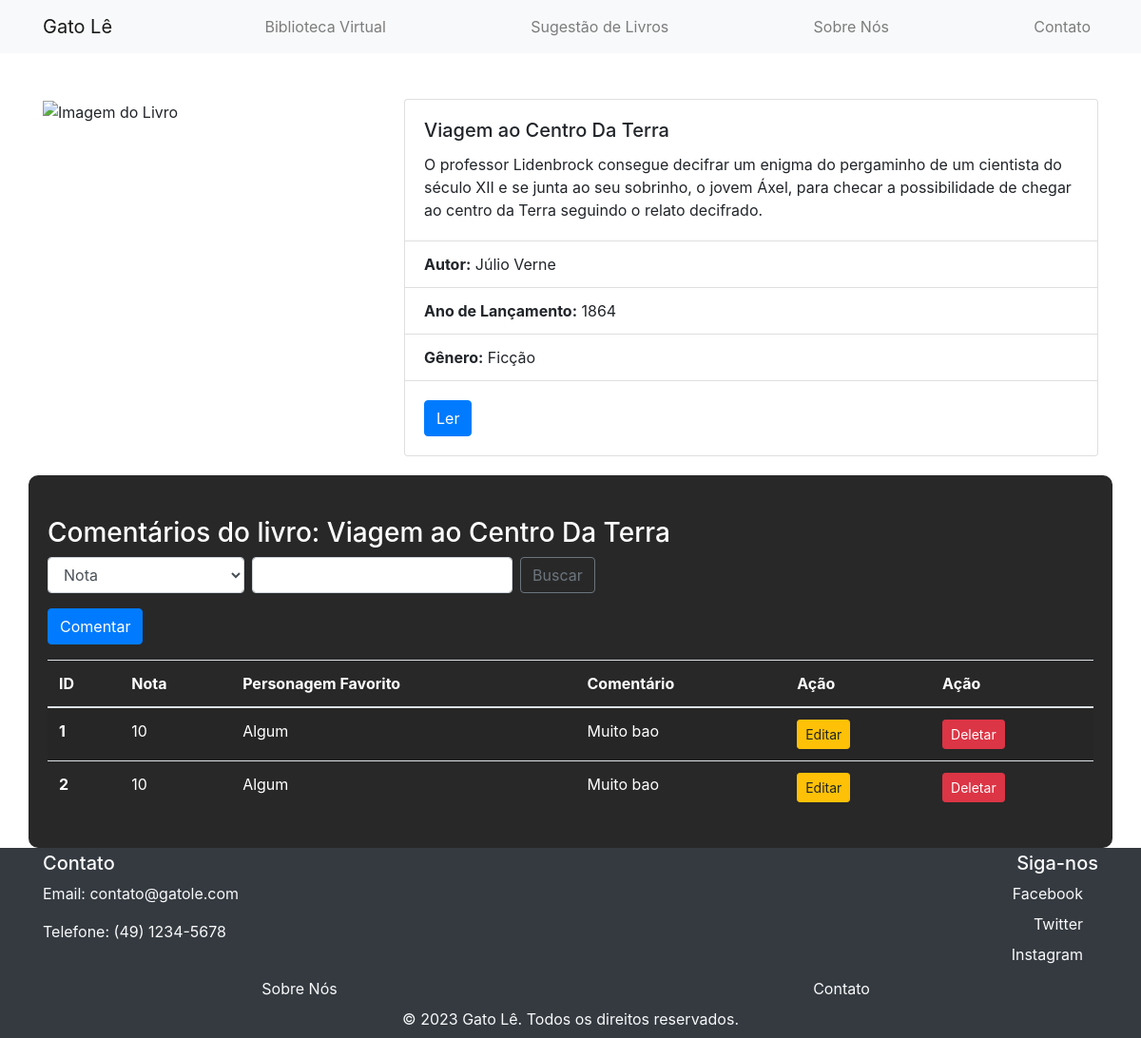
Screenshot of /paginas/2terraLIST.php with the database file from the repository.
### tables this page shows
CREATE TABLE `comentarioterra` (
  `id` int(11) NOT NULL,
  `nota` int(11) DEFAULT NULL,
  `personagem` varchar(255) DEFAULT NULL,
  `coment` text DEFAULT NULL
);

### model/db.class.php (called while the page is built, shortened)
<?php
class DB{
    public function conn(){
        $host = "localhost";
        $dbname = "bancodoprofe";
        $user = "root";
        $password = "";
        try {
            $conn = new PDO(
                "mysql:host=$host;dbname=$dbname",
                $user,
                $password,
                [
                    PDO::ATTR_ERRMODE,
                    PDO::ERRMODE_EXCEPTION,
                    PDO::MYSQL_ATTR_INIT_COMMAND => "SET NAMES utf8"
                ]
            );
            return $conn;
        } catch (PDOException $e) {
            echo "Connection failed: " . $e->getMessage();
        }
    }
    public function select($nome_tabela){
        $conn = $this->conn();
        $sql = "SELECT * FROM $nome_tabela";
        $st = $conn->prepare($sql);
        $st->execute();
        return $st->fetchAll(PDO::FETCH_CLASS);
    }
}
?>

### paginas/2terraLIST.php (the view, shortened to what this page needs)
<?php
    include '../model/db.class.php';
    include '../bases/header.php';
    include '../bases/nav.php';
    $db = new DB();
    $db->conn();
    if(!empty($_POST)){
        $dados =  $db->search("comentarioterra", $_POST);
    } else {
        $dados = $db->select("comentarioterra");
    }
?>
<body>
    <div class="container mt-5">
        <div class="row">
            <div class="col-md-4">
                <img src="https://sebolarlivros.com.br/media/catalog/product/cache/1/image/600x800/9df78eab33525d08d6e5fb8d27136e95/v/i/viagem_ao_centro_da_terra_1_.jpg" class="img-fluid" alt="Imagem do Livro">
            </div>
            <div class="col-md-8">
                <div class="card">
                    <div class="card-body">
                        <h5 class="card-title">Viagem ao Centro Da Terra</h5>
                        <p class="card-text">O professor Lidenbrock consegue decifrar um enigma do pergaminho de um cientista do século XII e se junta ao seu sobrinho, o jovem Áxel, para checar a possibilidade de chegar ao centro da Terra seguindo o relato decifrado.</p>
                    </div>
                    <ul class="list-group list-group-flush">
                        <li class="list-group-item"><strong>Autor:</strong> Júlio Verne</li>
                        <li class="list-group-item"><strong>Ano de Lançamento:</strong> 1864</li>
                        <li class="list-group-item"><strong>Gênero:</strong> Ficção</li>
                    </ul>
                    <div class="card-body">
                        <a href="https://memoria.ebc.com.br/sites/_portalebc2014/files/atoms/files/-viagem_ao_centro_da_terra_-_julio_verne.pdf" class="btn btn-primary" target="_blank">Ler</a>
                    </div>
                </div>
            </div>
        </div>
    </div>
    <div class="container sobre mx-auto">
    <h3 class="mt-4">Comentários do livro: Viagem ao Centro Da Terra</h3>
    <form action="2terraLIST.php" method="post" class="form-inline my-2 my-lg-0">
        <select name="tipo" class="form-control mr-sm-2">
            <option value="nota">Nota</option>
        </select>
        <input type="text" name="valor" class="form-control mr-sm-2">
        <button class="btn btn-outline-secondary my-2 my-sm-0" type="submit">Buscar</button>
    </form>
    <a href="2terraFORM.php" class="btn btn-primary mt-3">Comentar</a>
    <table class="table table-striped mt-3">
        <thead>
            <tr>
                <th scope="col">ID</th>
                <th scope="col">Nota</th>
                <th scope="col">Personagem Favorito</th>
                <th scope="col">Comentário</th>
                <th scope="col">Ação</th>
                <th scope="col">Ação</th>
            </tr>
        </thead>
        <tbody>
            <?php
            foreach($dados as $item){
                echo "<tr>";
                echo "<th scope='row'>$item->id</th>";
                echo "<td>$item->nota</td>";
                echo "<td>$item->personagem</td>";
                echo "<td>$item->coment</td>";
                echo "<td><a href='2terraFORM.php?id=$item->id' class='btn btn-warning btn-sm'>Editar</a></td>";
                echo "<td><a onclick='return confirm(\"Deseja Excluir?\")' href='2terraLIST.php?id=$item->id' class='btn btn-danger btn-sm'>Deletar</a></td>";
                echo "</tr>";
            }
            ?>
        </tbody>
    </table>
</div>
<?php include "../bases/footer.php" ?>

### css/css.css (style rules this page uses)
body { background: url('https://images.pixexid.com/a-4k-ultra-hd-wallpaper-of-a-cat-dressed-in-a-librarians-outfit-surrounded-by-zlvdb8uk.jpeg') no-repeat center center fixed; background-size: cover; margin-bottom: 200px; }
.sobre { background: rgba(0, 0, 0, 0.842); padding: 20px; margin-top: 50px; border-radius: 10px; margin-bottom: 200px; color: white; text-align: justify; }
.sobre { margin: 20px; }

### rows the page displays
comentarioterra: id "1", nota "10", personagem "Algum", coment "Muito bao"
comentarioterra: id "2", nota "10", personagem "Algum", coment "Muito bao"
